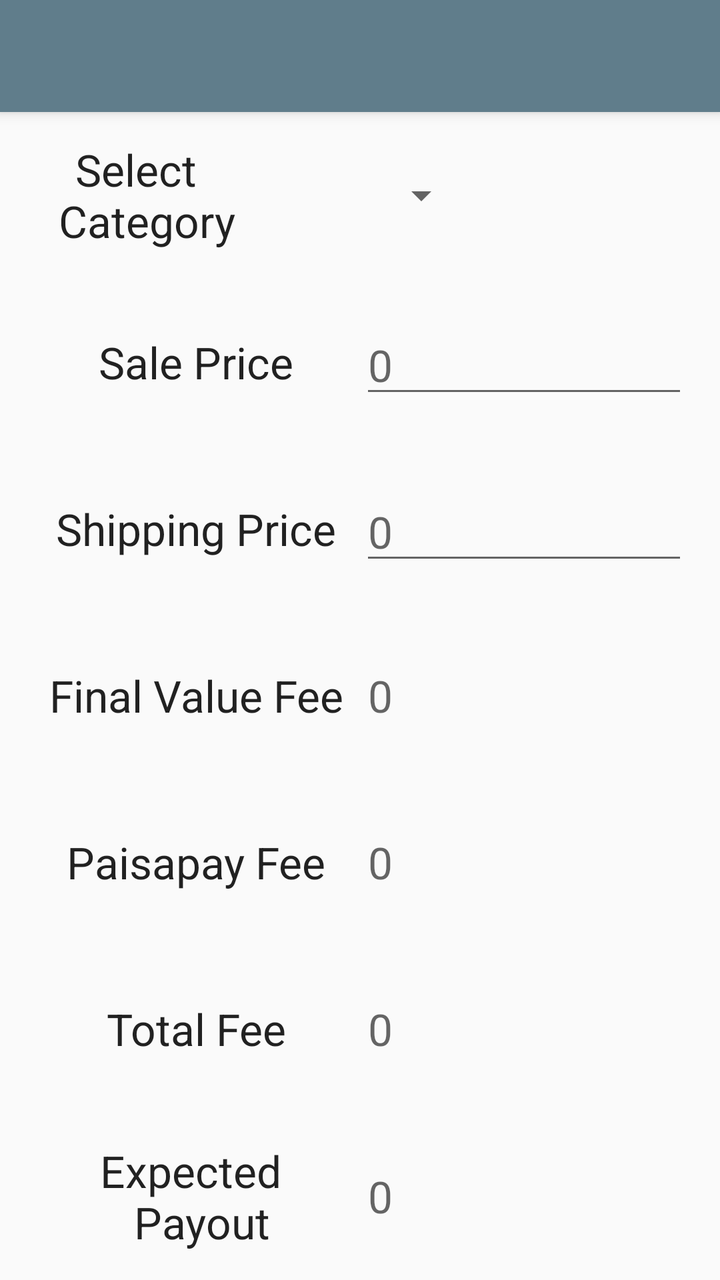
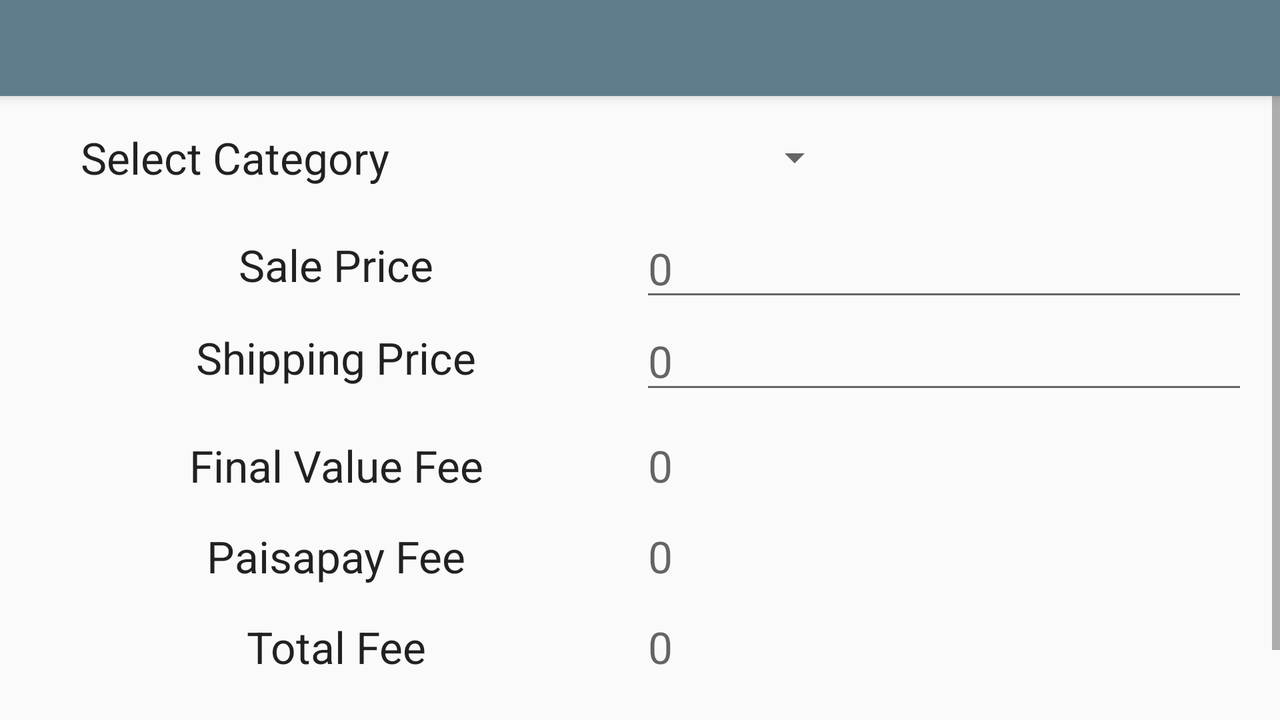

First picture: res/layout/ on a phone held upright. Second picture: the repository's own variant of that layout, on a device whose configuration matches the variant's folder. Source for both follows.
<!-- AndroidManifest.xml: application theme AppTheme -->
<!-- res/layout/activity_main.xml -->
<LinearLayout xmlns:android="http://schemas.android.com/apk/res/android"
              xmlns:tools="http://schemas.android.com/tools"
              xmlns:ads = "http://schemas.android.com/apk/res-auto"
              android:layout_width="match_parent"
              android:layout_height="match_parent"
              tools:context=".MainActivity"
              android:orientation="vertical"
              android:focusable="true"
              android:focusableInTouchMode="true"
    >

    <android.support.v7.widget.Toolbar
        android:id="@+id/my_toolbar"
        android:layout_width="match_parent"
        android:layout_height="?attr/actionBarSize"
        android:background="?attr/colorPrimary"
        android:elevation="4dp"
        android:theme="@style/ThemeOverlay.AppCompat.ActionBar"
        android:popupTheme="@style/ThemeOverlay.AppCompat.Light"/>


        <LinearLayout
            android:layout_width="match_parent"
            android:layout_height="0dp"
            android:layout_weight="1"
            android:orientation="horizontal"
            android:paddingLeft="@dimen/activity_horizontal_margin"
            android:paddingRight="@dimen/activity_horizontal_margin"
            >

            <TextView
                android:layout_width="0dp"
                android:layout_height="match_parent"
                android:layout_weight="1"
                android:gravity="center"
                android:textAppearance="?android:attr/textAppearanceLarge"
                android:text="@string/text1"
                android:id="@+id/textView" />

            <Spinner
                android:layout_width="0dp"
                android:layout_height="match_parent"
                android:layout_weight="1"
                android:id="@+id/spinner"
                />

            <Spinner
                android:layout_width="0dp"
                android:layout_height="match_parent"
                android:layout_weight="1"
                android:id="@+id/spinner2"
                android:visibility="invisible"
                />

        </LinearLayout>

        <LinearLayout
            android:layout_width="match_parent"
            android:layout_height="0dp"
            android:layout_weight="1"
            android:gravity="center"
            android:paddingLeft="@dimen/activity_horizontal_margin"
            android:paddingRight="@dimen/activity_horizontal_margin"
            android:orientation="horizontal">

            <TextView
                android:layout_width="0dp"
                android:layout_height="wrap_content"
                android:layout_weight="1"
                android:gravity="center"
                android:textAppearance="?android:attr/textAppearanceLarge"
                android:text="@string/text2"
                android:id="@+id/textView2" />

            <EditText
                android:layout_width="0dp"
                android:layout_height="wrap_content"
                android:inputType="numberDecimal"
                android:layout_weight="1"
                android:hint="@string/defaultValue"
                style="@style/input__txt_max_length"
                android:textAppearance="?android:attr/textAppearanceLarge"
                android:id="@+id/salePrice" />

        </LinearLayout>


        <LinearLayout
            android:layout_width="match_parent"
            android:layout_height="0dp"
            android:layout_weight="1"
            android:gravity="center"
            android:paddingLeft="@dimen/activity_horizontal_margin"
            android:paddingRight="@dimen/activity_horizontal_margin"
            android:orientation="horizontal"
            >

            <TextView
                android:layout_width="0dp"
                android:layout_height="wrap_content"
                android:layout_weight="1"
                android:gravity="center"
                android:textAppearance="?android:attr/textAppearanceLarge"
                android:text="@string/text3"
                android:id="@+id/textView3" />

            <EditText
                android:layout_width="0dp"
                android:layout_height="wrap_content"
                android:inputType="numberDecimal"
                android:layout_weight="1"
                android:hint="@string/defaultValue"
                style="@style/input__txt_max_length"
                android:textAppearance="?android:attr/textAppearanceLarge"
                android:id="@+id/shipPrice" />

        </LinearLayout>

        <LinearLayout
            android:layout_width="match_parent"
            android:layout_height="0dp"
            android:layout_weight="1"
            android:gravity="center"
            android:orientation="horizontal"
            android:paddingLeft="@dimen/activity_horizontal_margin"
            android:paddingRight="@dimen/activity_horizontal_margin"
            >

            <TextView
                android:layout_width="0dp"
                android:layout_height="wrap_content"
                android:layout_weight="1"
                android:gravity="center"
                android:textAppearance="?android:attr/textAppearanceLarge"
                android:text="@string/text7"/>

            <TextView
                android:layout_width="0dp"
                android:layout_height="wrap_content"
                android:layout_weight="1"
                android:id="@+id/finalValuePrice"
                style="@style/info_text_padding_left"
                android:textAppearance="?android:attr/textAppearanceLarge"
                android:hint="@string/defaultValue"/>
        </LinearLayout>

        <LinearLayout
            android:layout_width="match_parent"
            android:layout_height="0dp"
            android:layout_weight="1"
            android:orientation="horizontal"
            android:gravity="center"
            android:paddingLeft="@dimen/activity_horizontal_margin"
            android:paddingRight="@dimen/activity_horizontal_margin"
            >
            <TextView
                android:layout_width="0dp"
                android:layout_height="wrap_content"
                android:layout_weight="1"
                android:gravity="center"
                android:textAppearance="?android:attr/textAppearanceLarge"
                android:text="@string/text4"
                android:id="@+id/textView4" />

            <TextView
                android:layout_width="0dp"
                android:layout_height="wrap_content"
                android:layout_weight="1"
                android:id="@+id/paisaPrice"
                style="@style/info_text_padding_left"
                android:textAppearance="?android:attr/textAppearanceLarge"
                android:hint="@string/defaultValue"/>
        </LinearLayout>

        <LinearLayout
            android:layout_width="match_parent"
            android:layout_height="0dp"
            android:layout_weight="1"
            android:orientation="horizontal"
            android:gravity="center"
            android:paddingLeft="@dimen/activity_horizontal_margin"
            android:paddingRight="@dimen/activity_horizontal_margin"
            >

            <TextView
                android:layout_width="0dp"
                android:layout_height="wrap_content"
                android:layout_weight="1"
                android:gravity="center"
                android:textAppearance="?android:attr/textAppearanceLarge"
                android:text="@string/text5"
                />

            <TextView
                android:layout_width="0dp"
                android:layout_height="wrap_content"
                android:layout_weight="1"
                android:id="@+id/totalFee"
                style="@style/info_text_padding_left"
                android:textAppearance="?android:attr/textAppearanceLarge"
                android:hint="@string/defaultValue"/>

        </LinearLayout>

        <LinearLayout
            android:layout_width="match_parent"
            android:layout_height="0dp"
            android:layout_weight="1"
            android:orientation="horizontal"
            android:paddingLeft="@dimen/activity_horizontal_margin"
            android:paddingRight="@dimen/activity_horizontal_margin"
            android:gravity="center">

            <TextView
                android:layout_width="0dp"
                android:layout_height="wrap_content"
                android:layout_weight="1"
                android:gravity="center"
                android:textAppearance="?android:attr/textAppearanceLarge"
                android:text="@string/payout"
                />

            <TextView
                android:layout_width="0dp"
                android:layout_height="wrap_content"
                android:layout_weight="1"
                android:id="@+id/payoutFee"
                style="@style/info_text_padding_left"
                android:textAppearance="?android:attr/textAppearanceLarge"
                android:hint="@string/defaultValue"/>

        </LinearLayout>
</LinearLayout>
<!-- resources referenced by this layout -->
<resources>
  <dimen name="activity_horizontal_margin">16dp</dimen>
  <string name="defaultValue">0</string>
  <string name="payout">Expected \n Payout</string>
  <string name="text1">Select \n Category</string>
  <string name="text2">Sale Price</string>
  <string name="text3">Shipping Price</string>
  <string name="text4">Paisapay Fee</string>
  <string name="text5">Total Fee</string>
  <string name="text7">Final Value Fee</string>
  <style name="info_text_padding_left">
          <item name="android:paddingLeft">@dimen/info_view_padding_left</item>
      </style>
  <style name="AppTheme" parent="Theme.AppCompat.Light.NoActionBar">
          
          <item name="colorPrimary">@color/colorPrimary</item>
          <item name="colorPrimaryDark">@color/colorPrimaryDark</item>
          <item name="colorAccent">@color/colorPrimary</item>
      </style>
  <dimen name="info_view_padding_left">4dp</dimen>
  <color name="colorPrimary">#607D8B</color>
  <color name="colorPrimaryDark">#455A64</color>
</resources>
<!-- res/layout-land/activity_main.xml (the repository's variant of the layout above) -->
<!-- drawn on the phone turned sideways -->
<LinearLayout  android:layout_width="match_parent"
               android:layout_height="match_parent"
               xmlns:android="http://schemas.android.com/apk/res/android"
               xmlns:tools="http://schemas.android.com/tools"
               android:focusable="true"
               tools:context=".MainActivity"
               android:focusableInTouchMode="true"
               android:orientation="vertical">

    <android.support.v7.widget.Toolbar
        android:id="@+id/my_toolbar"
        android:layout_width="match_parent"
        android:layout_height="?attr/actionBarSize"
        android:background="?attr/colorPrimary"
        android:elevation="4dp"
        android:theme="@style/ThemeOverlay.AppCompat.ActionBar"
        android:popupTheme="@style/ThemeOverlay.AppCompat.Light"/>

    <ScrollView
        android:layout_width="match_parent"
        android:layout_height="match_parent"
        android:orientation="vertical"
            >

        <LinearLayout
            android:layout_width="match_parent"
            android:layout_height="match_parent"
            android:orientation="vertical"
            android:paddingLeft="@dimen/activity_horizontal_margin"
            android:paddingRight="@dimen/activity_horizontal_margin">

            <LinearLayout
                android:layout_width="match_parent"
                android:layout_height="0dp"
                android:layout_marginBottom="@dimen/activity_vertical_margin"
                android:layout_marginTop="@dimen/activity_vertical_margin"
                android:layout_weight="1"
                android:orientation="horizontal"
                >

                <TextView
                    android:id="@+id/textView"
                    android:layout_width="0dp"
                    android:layout_height="wrap_content"
                    android:layout_weight="1"
                    android:gravity="center"
                    android:text="@string/select_category"
                    android:textAppearance="?android:attr/textAppearanceLarge"/>

                <Spinner
                    android:id="@+id/spinner"
                    android:layout_width="0dp"
                    android:layout_height="match_parent"
                    android:layout_weight="1"
                    />

                <Spinner
                    android:id="@+id/spinner2"
                    android:layout_width="0dp"
                    android:layout_height="match_parent"
                    android:layout_weight="1"
                    android:visibility="invisible"
                    />

            </LinearLayout>

            <LinearLayout
                android:layout_width="match_parent"
                android:layout_height="0dp"
                android:layout_weight="2"

                >

                <TextView
                    android:id="@+id/textView2"
                    android:layout_width="0dp"
                    android:layout_height="match_parent"
                    android:layout_weight="1"
                    android:gravity="center"
                    android:text="@string/text2"
                    android:textAppearance="?android:attr/textAppearanceLarge"/>

                <EditText
                    android:id="@+id/salePrice"
                    android:layout_width="0dp"
                    android:layout_height="wrap_content"
                    android:layout_weight="1"
                    android:hint="@string/defaultValue"
                    android:inputType="numberDecimal"
                    android:textAppearance="?android:attr/textAppearanceLarge"/>

            </LinearLayout>

            <LinearLayout
                android:layout_width="match_parent"
                android:layout_height="0dp"
                android:layout_marginBottom="@dimen/activity_horizontal_margin"
                android:layout_weight="2"
                >

                <TextView
                    android:id="@+id/textView3"
                    android:layout_width="0dp"
                    android:layout_height="match_parent"
                    android:layout_weight="1"
                    android:gravity="center"
                    android:text="@string/text3"
                    android:textAppearance="?android:attr/textAppearanceLarge"/>

                <EditText
                    android:id="@+id/shipPrice"
                    android:layout_width="0dp"
                    android:layout_height="wrap_content"
                    android:layout_weight="1"
                    android:hint="@string/defaultValue"
                    android:inputType="numberDecimal"
                    android:textAppearance="?android:attr/textAppearanceLarge"/>

            </LinearLayout>

            <LinearLayout
                android:layout_width="match_parent"
                android:layout_height="0dp"
                android:layout_marginBottom="@dimen/activity_horizontal_margin"
                android:layout_weight="1"
                >

                <TextView
                    android:layout_width="match_parent"
                    android:layout_height="wrap_content"
                    android:layout_weight="1"
                    android:gravity="center"
                    android:text="@string/text7"
                    android:textAppearance="?android:attr/textAppearanceLarge"
                    />

                <TextView
                    android:id="@+id/finalValuePrice"
                    style="@style/info_text_padding_left"
                    android:layout_width="match_parent"
                    android:layout_height="wrap_content"
                    android:layout_weight="1"
                    android:hint="@string/defaultValue"
                    android:textAppearance="?android:attr/textAppearanceLarge"/>
                />
            </LinearLayout>

            <LinearLayout
                android:layout_width="match_parent"
                android:layout_height="0dp"
                android:layout_marginBottom="@dimen/activity_horizontal_margin"
                android:layout_weight="1"
                >

                <TextView
                    android:id="@+id/textView4"
                    android:layout_width="match_parent"
                    android:layout_height="wrap_content"
                    android:layout_weight="1"
                    android:gravity="center"
                    android:text="@string/text4"
                    android:textAppearance="?android:attr/textAppearanceLarge"/>

                <TextView
                    android:id="@+id/paisaPrice"
                    style="@style/info_text_padding_left"
                    android:layout_width="match_parent"
                    android:layout_height="wrap_content"
                    android:layout_weight="1"
                    android:hint="@string/defaultValue"
                    android:textAppearance="?android:attr/textAppearanceLarge"/>
                />

            </LinearLayout>

            <LinearLayout
                android:layout_width="match_parent"
                android:layout_height="0dp"
                android:layout_marginBottom="@dimen/activity_horizontal_margin"
                android:layout_weight="1"
                >

                <TextView
                    android:layout_width="match_parent"
                    android:layout_height="wrap_content"
                    android:layout_weight="1"
                    android:gravity="center"
                    android:text="@string/text5"
                    android:textAppearance="?android:attr/textAppearanceLarge"
                    />

                <TextView
                    android:id="@+id/totalFee"
                    style="@style/info_text_padding_left"
                    android:layout_width="match_parent"
                    android:layout_height="wrap_content"
                    android:layout_weight="1"
                    android:hint="@string/defaultValue"
                    android:textAppearance="?android:attr/textAppearanceLarge"/>
                />

            </LinearLayout>

            <LinearLayout
                android:layout_width="match_parent"
                android:layout_height="0dp"
                android:layout_marginBottom="@dimen/activity_horizontal_margin"
                android:layout_weight="1"
                >

                <TextView
                    android:layout_width="match_parent"
                    android:layout_height="wrap_content"
                    android:layout_weight="1"
                    android:gravity="center"
                    android:text="@string/text6"
                    android:textAppearance="?android:attr/textAppearanceLarge"
                    />

                <TextView
                    android:id="@+id/payoutFee"
                    style="@style/info_text_padding_left"
                    android:layout_width="match_parent"
                    android:layout_height="wrap_content"
                    android:layout_weight="1"
                    android:hint="@string/defaultValue"
                    android:textAppearance="?android:attr/textAppearanceLarge"/>
            </LinearLayout>

        </LinearLayout>
    </ScrollView>
</LinearLayout>
<!-- resources referenced by the variant -->
<!-- as the phone turned sideways resolves them -->
<resources>
  <dimen name="activity_horizontal_margin">16dp</dimen>
  <dimen name="activity_vertical_margin">16dp</dimen>
  <string name="defaultValue">0</string>
  <string name="select_category">Select Category</string>
  <string name="text2">Sale Price</string>
  <string name="text3">Shipping Price</string>
  <string name="text4">Paisapay Fee</string>
  <string name="text5">Total Fee</string>
  <string name="text6">Expected Payout</string>
  <string name="text7">Final Value Fee</string>
  <style name="info_text_padding_left">
          <item name="android:paddingLeft">@dimen/info_view_padding_left</item>
      </style>
  <style name="AppTheme" parent="Theme.AppCompat.Light.NoActionBar">
          
          <item name="colorPrimary">@color/colorPrimary</item>
          <item name="colorPrimaryDark">@color/colorPrimaryDark</item>
          <item name="colorAccent">@color/colorPrimary</item>
      </style>
  <dimen name="info_view_padding_left">4dp</dimen>
  <color name="colorPrimary">#607D8B</color>
  <color name="colorPrimaryDark">#455A64</color>
</resources>
